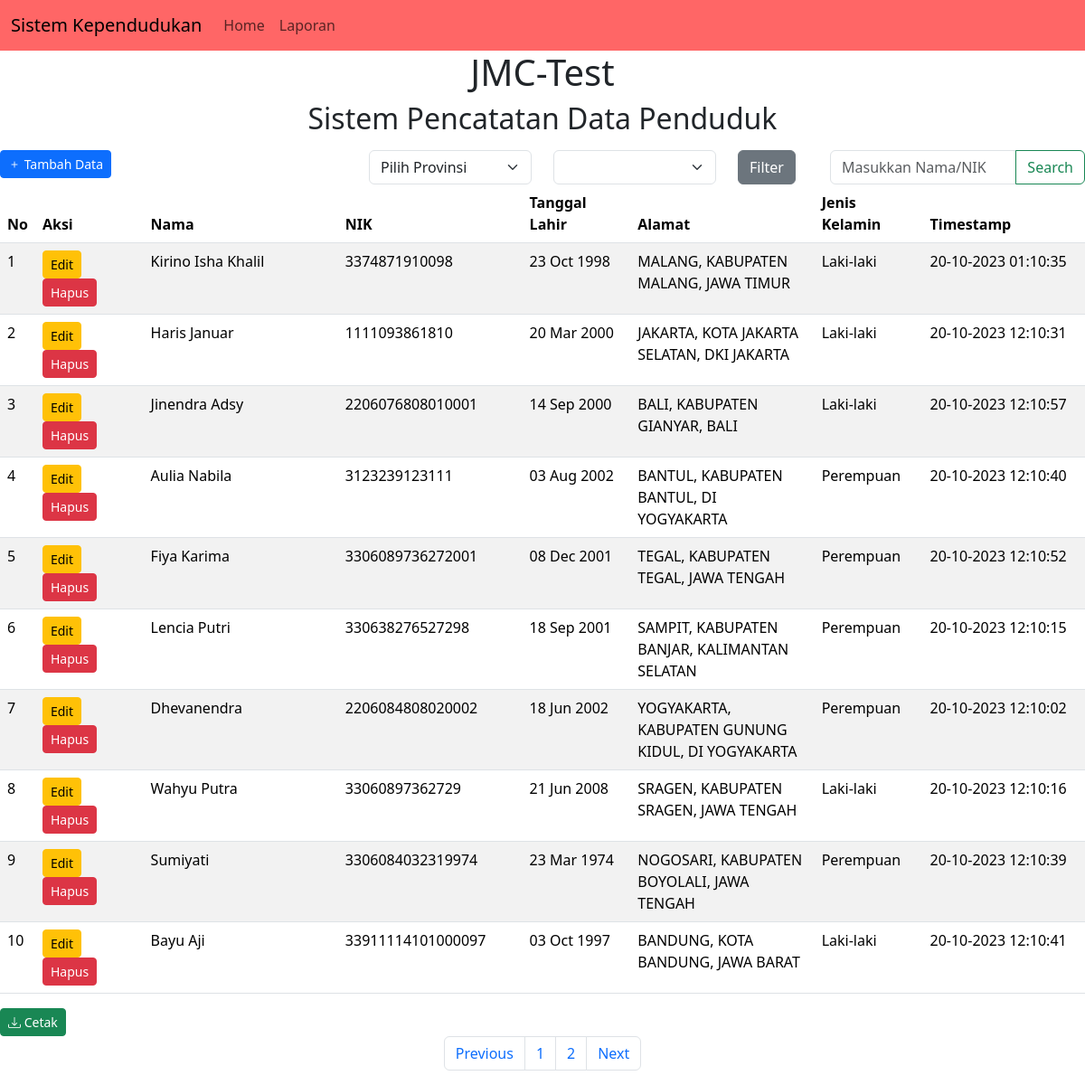
The page / on the database its author committed.
### tables this page shows
CREATE TABLE `penduduk` (
  `id_penduduk` int(11) NOT NULL,
  `nama` varchar(500) NOT NULL,
  `nik` varchar(18) NOT NULL,
  `jenis_kelamin` varchar(10) NOT NULL,
  `tgl_lahir` date NOT NULL,
  `alamat` varchar(500) NOT NULL,
  `id_provinsi` int(11) NOT NULL,
  `id_kabupaten` varchar(100) NOT NULL,
  `timestamp` timestamp NOT NULL DEFAULT current_timestamp()
);

CREATE TABLE `kabupaten` (
  `id_kab` int(11) NOT NULL,
  `id_prov` int(11) NOT NULL,
  `kabupaten` varchar(100) NOT NULL
);

CREATE TABLE `provinsi` (
  `id_prov` int(11) NOT NULL,
  `provinsi` varchar(100) NOT NULL
);

### index.php (called while the page is built, shortened)
<?php
require_once 'config/fungsi-crud.php';
require_once 'views/header.php';
require_once 'tabel.php';

### config/fungsi-crud.php (called while the page is built, shortened)
<?php
function koneksi()
{
    $hostName = "localhost";
    $userName = "root";
    $password = "";
    $dbName = "jmc_test";
    $port = "3306";
    return mysqli_connect($hostName, $userName, $password, $dbName, $port);
}
function query($sql)
{
    return mysqli_query(koneksi(), $sql);
}
function get_all_data($table, $join, $where = "", $order = "", $limit = "")
{
    $data = [];
    $sql = "SELECT * FROM $table $join $where $order $limit";
    $query = query($sql);
    while ($list_data = mysqli_fetch_assoc($query)) {
        $data[] = $list_data;
    }
    return $data;
}

### tabel.php (the view, shortened to what this page needs)
<!DOCTYPE html>
<html lang="en">
<head>
    <link rel="stylesheet" href="bootstrap-5.3.2-dist/css/bootstrap.min.css">
    <link rel="stylesheet" href="https://cdn.jsdelivr.net/npm/bootstrap-icons@1.10.5/font/bootstrap-icons.css">
</head>
<body>
    <center>
        <h1>JMC-Test</h1>
        <h2>Sistem Pencatatan Data Penduduk</h2>
    </center>
    <div class="row mt-2">
        <form action="" method="get">
            <div class="row mt-2">
                <div class="col-lg-4 col-md-4 col-sm-4 col-4">
                    <a href="tambah.php" class="btn btn-primary btn-sm"><i class="bi bi-plus"></i> Tambah Data</a>
                </div>
                <div id="filter_prov" class="col-lg-2 col-md-4 col-sm-4 col-4">
                    <select id="id_provinsi" name="id_provinsi" class="form-select">
                        <option value="">Pilih Provinsi</option>
                    </select>
                </div>
                <div class="col-lg-2 col-md-4 col-sm-4 col-4">
                    <select id="id_kabupaten" name="id_kabupaten" class="form-select">
                        <option value=""></option>
                    </select>
                </div>
                <div class="col-lg-1 col-md-3 col-sm-3 col-3">
                    <input type="submit" value="Filter" name="filter" class="btn btn-secondary">
                </div>
                <div class="col-lg-3 col-md-4 col-sm-4 col-4">
                    <div class="input-group flex-nowrap">
                        <input type="text" name="cari" value="<?= isset($cari) ? $cari : "" ?>" class="form-control"
                            placeholder="Masukkan Nama/NIK" id="">
                        <button class=" input-group-text btn btn-outline-success" type="submit"
                            name="proses">Search</button>
                    </div>
                </div>
            </div>
        </form>
    </div>
    <table class="table table-striped">
        <thead>
            <tr>
                <th>No</th>
                <th>Aksi</th>
                <th>Nama</th>
                <th>NIK</th>
                <th>Tanggal Lahir</th>
                <th>Alamat</th>
                <th>Jenis Kelamin</th>
                <th>Timestamp</th>
            </tr>
        </thead>
        <tbody>
            <?php
            extract($_GET);
            $halaman = isset($_GET['halaman']) ? $_GET['halaman'] : 1;
            $batas = 10;
            $query = "SELECT COUNT(*) as total FROM penduduk";
            $result = query($query);
            $row = mysqli_fetch_assoc($result);
            $total_records = $row['total'];
            $total_halaman = ceil($total_records / $batas);
            $start_from = ($halaman - 1) * $batas;
            $previous = $halaman - 1;
            $next = $halaman + 1;
            $where = "";
            $limit = "LIMIT $start_from, $batas";
            $join = "INNER JOIN kabupaten ON penduduk.id_kabupaten=kabupaten.id_kab
                     INNER JOIN provinsi ON penduduk.id_provinsi=provinsi.id_prov";
            if (isset($proses)) {
                $where = "WHERE (nama LIKE '%$cari%' OR nik LIKE '%$cari%')";
                $penduduk = get_all_data($table = "penduduk", $join, $where, $order = "ORDER BY id_penduduk DESC", $limit);
            } elseif (isset($filter)) {
                $id_prov = $_GET['id_provinsi'];
                $id_kab = $_GET['id_kabupaten'];
                $where = "WHERE (id_provinsi = '$id_prov' AND id_kabupaten = '$id_kab')";
                $penduduk = get_all_data($table = "penduduk", $join, $where, $order = "ORDER BY id_penduduk DESC", $limit);
            }
            else {
                $penduduk = get_all_data($table = "penduduk", $join, $where, $order = "ORDER BY id_penduduk DESC", $limit);
            }
            $no_post = 0;
            foreach ($penduduk as $item) {
                $no_post++;
            ?>
            <tr class="">
                <td scope="row" width="3%"><?= $no_post ?></td>
                <td width="10%">
                    <a href="<?= "edit.php?id_penduduk= " . $item['id_penduduk'] ?>"><button type="button"
                            class="btn btn-warning btn-sm">Edit</button></a>
                    <form action="hapus.php" method="post" style="display: inline;">
                        <button type="submit" class="btn btn-danger btn-sm"
                            onclick="return confirm('Apakah anda yakin ingin menghapus data?')">
                            Hapus</button>
                    </form>
                </td>
                <td width="18%"><?= $item['nama'] ?></td>
                <td width="17%"><?= $item['nik'] ?></td>
                <td width="10%"><?= date('d M Y', strtotime($item['tgl_lahir'])) ?></td>
                <td width="17%">
                    <?= strtoupper($item['alamat']) . ", " . $item['kabupaten'] . ", " . $item['provinsi'] ?>
                </td>
                <td width="10%"><?= $item['jenis_kelamin'] ?></td>
                <td width="15%"><?= date('d-m-Y h:m:s', strtotime($item['timestamp'])) ?></td>
            </tr>
            <?php
            }
            ?>
        </tbody>
    </table>
    <a href="" class="btn btn-success btn-sm" onclick="window.print()"><i class="bi bi-download"></i>
        Cetak</a>
    <nav>
        <ul class="pagination justify-content-center">
            <li class="page-item">
                <a class="page-link" <?php if ($halaman > 1) {
                                            echo "href='?halaman=$previous'";
                                        } ?>>Previous</a>
            </li>
            <?php
            for ($x = 1; $x <= $total_halaman; $x++) {
            ?>
            <li class="page-item"><a class="page-link" href="?halaman=<?php echo $x ?>"><?php echo $x; ?></a></li>
            <?php
            }
            ?>
            <li class="page-item">
                <a class="page-link" <?php if ($halaman < $total_halaman) {
                                            echo "href='?halaman=$next'";
                                        } ?>>Next</a>
            </li>
        </ul>
    </nav>
</body>
</html>

### views/header.php (shortened to what this page needs)
<!DOCTYPE html>
<html lang="en">
<head>
    <link rel="stylesheet" href="bootstrap-5.3.2-dist/css/bootstrap.min.css">
    <link rel="stylesheet" href="https://cdn.jsdelivr.net/npm/bootstrap-icons@1.10.5/font/bootstrap-icons.css">
</head>
<body>
    <nav class="navbar navbar-expand-lg" style="background-color: #ff6666;">
        <div class="container-fluid">
            <a class="navbar-brand" href="index.php">Sistem Kependudukan</a>
            <div class="collapse navbar-collapse" id="navbarNavDropdown">
                <ul class="navbar-nav">
                    <li class="nav-item">
                        <a class="nav-link" aria-current="page" href="index.php">Home</a>
                    </li>
                    <li class="nav-item">
                        <a class="nav-link" href="laporan.php">Laporan</a>
                    </li>
                </ul>
            </div>
        </div>
    </nav>
</body>
</html>

### rows shown on the page
penduduk: nama "Kirino Isha Khalil", nik "3374871910098", tgl_lahir "23 Oct 1998", alamat "MALANG", id_kabupaten.kabupaten "KABUPATEN MALANG", id_provinsi.provinsi "JAWA TIMUR", jenis_kelamin "Laki-laki", timestamp "20-10-2023 01:10:35"
penduduk: nama "Haris Januar", nik "1111093861810", tgl_lahir "20 Mar 2000", alamat "JAKARTA", id_kabupaten.kabupaten "KOTA JAKARTA SELATAN", id_provinsi.provinsi "DKI JAKARTA", jenis_kelamin "Laki-laki", timestamp "20-10-2023 12:10:31"
penduduk: nama "Jinendra Adsy", nik "2206076808010001", tgl_lahir "14 Sep 2000", alamat "BALI", id_kabupaten.kabupaten "KABUPATEN GIANYAR", id_provinsi.provinsi "BALI", jenis_kelamin "Laki-laki", timestamp "20-10-2023 12:10:57"
penduduk: nama "Aulia Nabila", nik "3123239123111", tgl_lahir "03 Aug 2002", alamat "BANTUL", id_kabupaten.kabupaten "KABUPATEN BANTUL", id_provinsi.provinsi "DI YOGYAKARTA", jenis_kelamin "Perempuan", timestamp "20-10-2023 12:10:40"
penduduk: nama "Fiya Karima", nik "3306089736272001", tgl_lahir "08 Dec 2001", alamat "TEGAL", id_kabupaten.kabupaten "KABUPATEN TEGAL", id_provinsi.provinsi "JAWA TENGAH", jenis_kelamin "Perempuan", timestamp "20-10-2023 12:10:52"
penduduk: nama "Lencia Putri", nik "330638276527298", tgl_lahir "18 Sep 2001", alamat "SAMPIT", id_kabupaten.kabupaten "KABUPATEN BANJAR", id_provinsi.provinsi "KALIMANTAN SELATAN", jenis_kelamin "Perempuan", timestamp "20-10-2023 12:10:15"
penduduk: nama "Dhevanendra", nik "2206084808020002", tgl_lahir "18 Jun 2002", alamat "YOGYAKARTA", id_kabupaten.kabupaten "KABUPATEN GUNUNG KIDUL", id_provinsi.provinsi "DI YOGYAKARTA", jenis_kelamin "Perempuan", timestamp "20-10-2023 12:10:02"
penduduk: nama "Wahyu Putra", nik "33060897362729", tgl_lahir "21 Jun 2008", alamat "SRAGEN", id_kabupaten.kabupaten "KABUPATEN SRAGEN", id_provinsi.provinsi "JAWA TENGAH", jenis_kelamin "Laki-laki", timestamp "20-10-2023 12:10:16"
penduduk: nama "Sumiyati", nik "3306084032319974", tgl_lahir "23 Mar 1974", alamat "NOGOSARI", id_kabupaten.kabupaten "KABUPATEN BOYOLALI", id_provinsi.provinsi "JAWA TENGAH", jenis_kelamin "Perempuan", timestamp "20-10-2023 12:10:39"
penduduk: nama "Bayu Aji", nik "33911114101000097", tgl_lahir "03 Oct 1997", alamat "BANDUNG", id_kabupaten.kabupaten "KOTA BANDUNG", id_provinsi.provinsi "JAWA BARAT", jenis_kelamin "Laki-laki", timestamp "20-10-2023 12:10:41"
